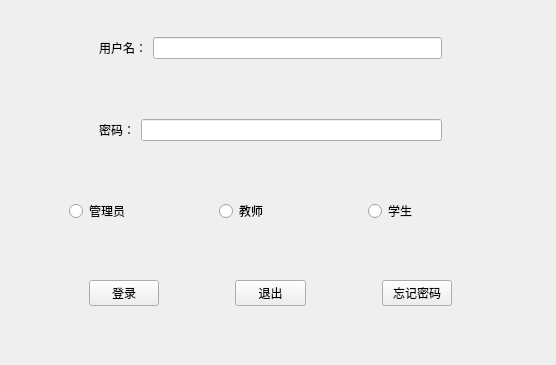
<?xml version="1.0" encoding="UTF-8"?>
<ui version="4.0">
 <class>Sign_page</class>
 <widget class="QWidget" name="Sign_page">
  <property name="geometry">
   <rect>
    <x>0</x>
    <y>0</y>
    <width>556</width>
    <height>365</height>
   </rect>
  </property>
  <property name="windowTitle">
   <string>Form</string>
  </property>
  <widget class="QWidget" name="widget_4" native="true">
   <property name="geometry">
    <rect>
     <x>20</x>
     <y>10</y>
     <width>501</width>
     <height>321</height>
    </rect>
   </property>
   <layout class="QVBoxLayout" name="verticalLayout">
    <item>
     <widget class="QWidget" name="widget" native="true">
      <layout class="QHBoxLayout" name="horizontalLayout">
       <item>
        <spacer name="horizontalSpacer_4">
         <property name="orientation">
          <enum>Qt::Horizontal</enum>
         </property>
         <property name="sizeType">
          <enum>QSizePolicy::Fixed</enum>
         </property>
         <property name="sizeHint" stdset="0">
          <size>
           <width>70</width>
           <height>20</height>
          </size>
         </property>
        </spacer>
       </item>
       <item>
        <widget class="QLabel" name="label">
         <property name="text">
          <string>用户名：</string>
         </property>
        </widget>
       </item>
       <item>
        <widget class="QLineEdit" name="idEdit"/>
       </item>
       <item>
        <spacer name="horizontalSpacer_5">
         <property name="orientation">
          <enum>Qt::Horizontal</enum>
         </property>
         <property name="sizeType">
          <enum>QSizePolicy::Fixed</enum>
         </property>
         <property name="sizeHint" stdset="0">
          <size>
           <width>70</width>
           <height>20</height>
          </size>
         </property>
        </spacer>
       </item>
      </layout>
     </widget>
    </item>
    <item>
     <widget class="QWidget" name="widget_2" native="true">
      <layout class="QHBoxLayout" name="horizontalLayout_2">
       <item>
        <spacer name="horizontalSpacer_7">
         <property name="orientation">
          <enum>Qt::Horizontal</enum>
         </property>
         <property name="sizeType">
          <enum>QSizePolicy::Fixed</enum>
         </property>
         <property name="sizeHint" stdset="0">
          <size>
           <width>70</width>
           <height>20</height>
          </size>
         </property>
        </spacer>
       </item>
       <item>
        <widget class="QLabel" name="label_2">
         <property name="text">
          <string>密码：</string>
         </property>
        </widget>
       </item>
       <item>
        <widget class="QLineEdit" name="codeEdit">
         <property name="text">
          <string/>
         </property>
        </widget>
       </item>
       <item>
        <spacer name="horizontalSpacer_9">
         <property name="orientation">
          <enum>Qt::Horizontal</enum>
         </property>
         <property name="sizeType">
          <enum>QSizePolicy::Fixed</enum>
         </property>
         <property name="sizeHint" stdset="0">
          <size>
           <width>70</width>
           <height>20</height>
          </size>
         </property>
        </spacer>
       </item>
      </layout>
     </widget>
    </item>
    <item>
     <widget class="QWidget" name="widget_5" native="true">
      <layout class="QHBoxLayout" name="horizontalLayout_4">
       <item>
        <spacer name="horizontalSpacer_6">
         <property name="orientation">
          <enum>Qt::Horizontal</enum>
         </property>
         <property name="sizeType">
          <enum>QSizePolicy::Fixed</enum>
         </property>
         <property name="sizeHint" stdset="0">
          <size>
           <width>40</width>
           <height>20</height>
          </size>
         </property>
        </spacer>
       </item>
       <item>
        <widget class="QRadioButton" name="adminBtn">
         <property name="text">
          <string>管理员</string>
         </property>
        </widget>
       </item>
       <item>
        <spacer name="horizontalSpacer_8">
         <property name="orientation">
          <enum>Qt::Horizontal</enum>
         </property>
         <property name="sizeType">
          <enum>QSizePolicy::Fixed</enum>
         </property>
         <property name="sizeHint" stdset="0">
          <size>
           <width>40</width>
           <height>20</height>
          </size>
         </property>
        </spacer>
       </item>
       <item>
        <widget class="QRadioButton" name="teacherBtn">
         <property name="text">
          <string>教师</string>
         </property>
        </widget>
       </item>
       <item>
        <spacer name="horizontalSpacer_10">
         <property name="orientation">
          <enum>Qt::Horizontal</enum>
         </property>
         <property name="sizeType">
          <enum>QSizePolicy::Fixed</enum>
         </property>
         <property name="sizeHint" stdset="0">
          <size>
           <width>40</width>
           <height>20</height>
          </size>
         </property>
        </spacer>
       </item>
       <item>
        <widget class="QRadioButton" name="studentBtn">
         <property name="text">
          <string>学生</string>
         </property>
        </widget>
       </item>
       <item>
        <spacer name="horizontalSpacer_11">
         <property name="orientation">
          <enum>Qt::Horizontal</enum>
         </property>
         <property name="sizeType">
          <enum>QSizePolicy::Fixed</enum>
         </property>
         <property name="sizeHint" stdset="0">
          <size>
           <width>40</width>
           <height>20</height>
          </size>
         </property>
        </spacer>
       </item>
      </layout>
     </widget>
    </item>
    <item>
     <widget class="QWidget" name="widget_3" native="true">
      <layout class="QHBoxLayout" name="horizontalLayout_3">
       <item>
        <spacer name="horizontalSpacer_2">
         <property name="orientation">
          <enum>Qt::Horizontal</enum>
         </property>
         <property name="sizeType">
          <enum>QSizePolicy::Fixed</enum>
         </property>
         <property name="sizeHint" stdset="0">
          <size>
           <width>60</width>
           <height>20</height>
          </size>
         </property>
        </spacer>
       </item>
       <item>
        <widget class="QPushButton" name="loginBtn">
         <property name="text">
          <string>登录</string>
         </property>
        </widget>
       </item>
       <item>
        <spacer name="horizontalSpacer">
         <property name="orientation">
          <enum>Qt::Horizontal</enum>
         </property>
         <property name="sizeType">
          <enum>QSizePolicy::Fixed</enum>
         </property>
         <property name="sizeHint" stdset="0">
          <size>
           <width>70</width>
           <height>20</height>
          </size>
         </property>
        </spacer>
       </item>
       <item>
        <widget class="QPushButton" name="exitBtn">
         <property name="text">
          <string>退出</string>
         </property>
        </widget>
       </item>
       <item>
        <spacer name="horizontalSpacer_12">
         <property name="orientation">
          <enum>Qt::Horizontal</enum>
         </property>
         <property name="sizeType">
          <enum>QSizePolicy::Fixed</enum>
         </property>
         <property name="sizeHint" stdset="0">
          <size>
           <width>70</width>
           <height>20</height>
          </size>
         </property>
        </spacer>
       </item>
       <item>
        <widget class="QPushButton" name="forgetButton">
         <property name="text">
          <string>忘记密码</string>
         </property>
        </widget>
       </item>
       <item>
        <spacer name="horizontalSpacer_3">
         <property name="orientation">
          <enum>Qt::Horizontal</enum>
         </property>
         <property name="sizeType">
          <enum>QSizePolicy::Fixed</enum>
         </property>
         <property name="sizeHint" stdset="0">
          <size>
           <width>60</width>
           <height>20</height>
          </size>
         </property>
        </spacer>
       </item>
      </layout>
     </widget>
    </item>
   </layout>
  </widget>
 </widget>
 <resources/>
 <connections/>
</ui>
